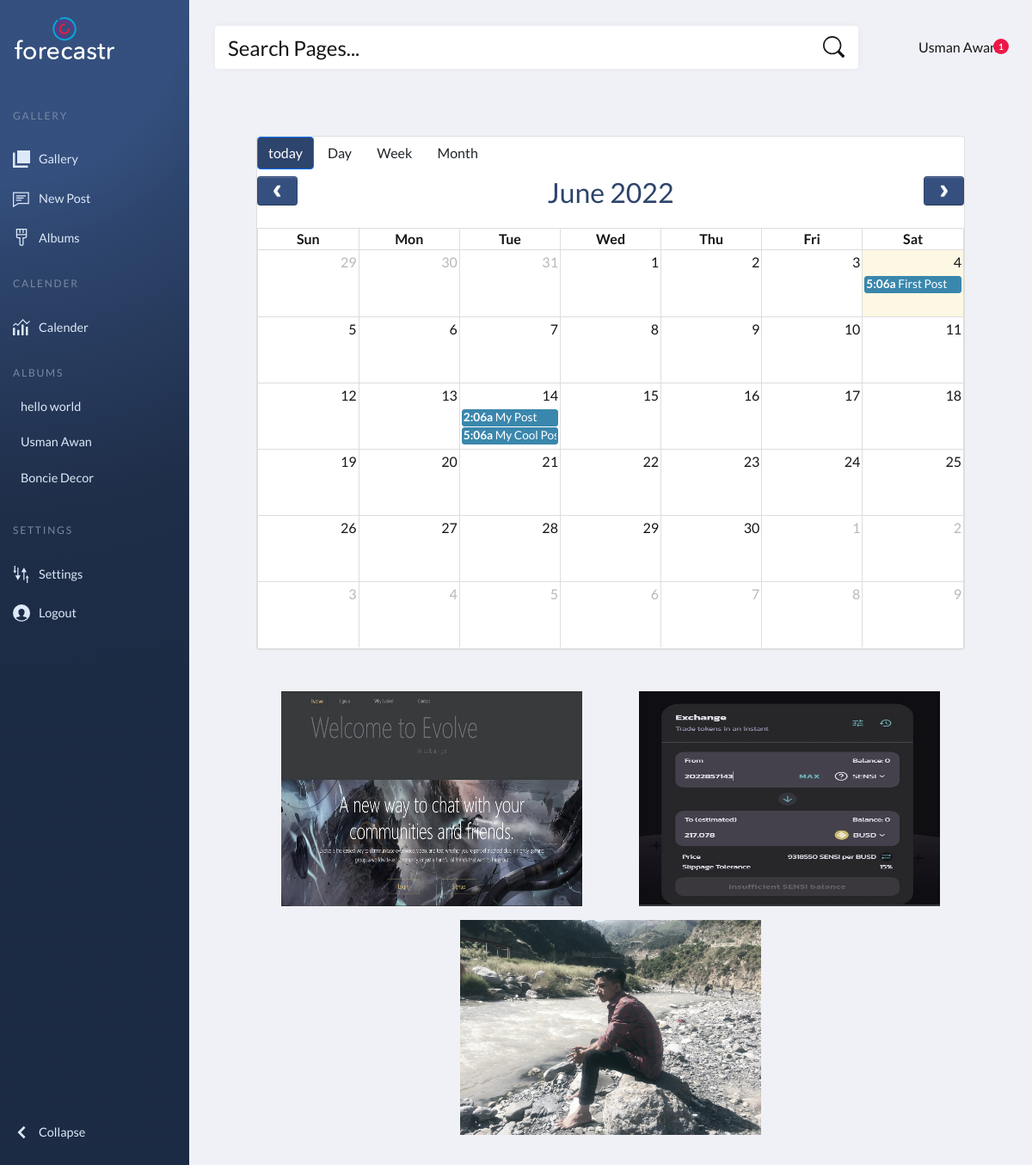
Page /calender/general/ (signed in) on the earlier database version.
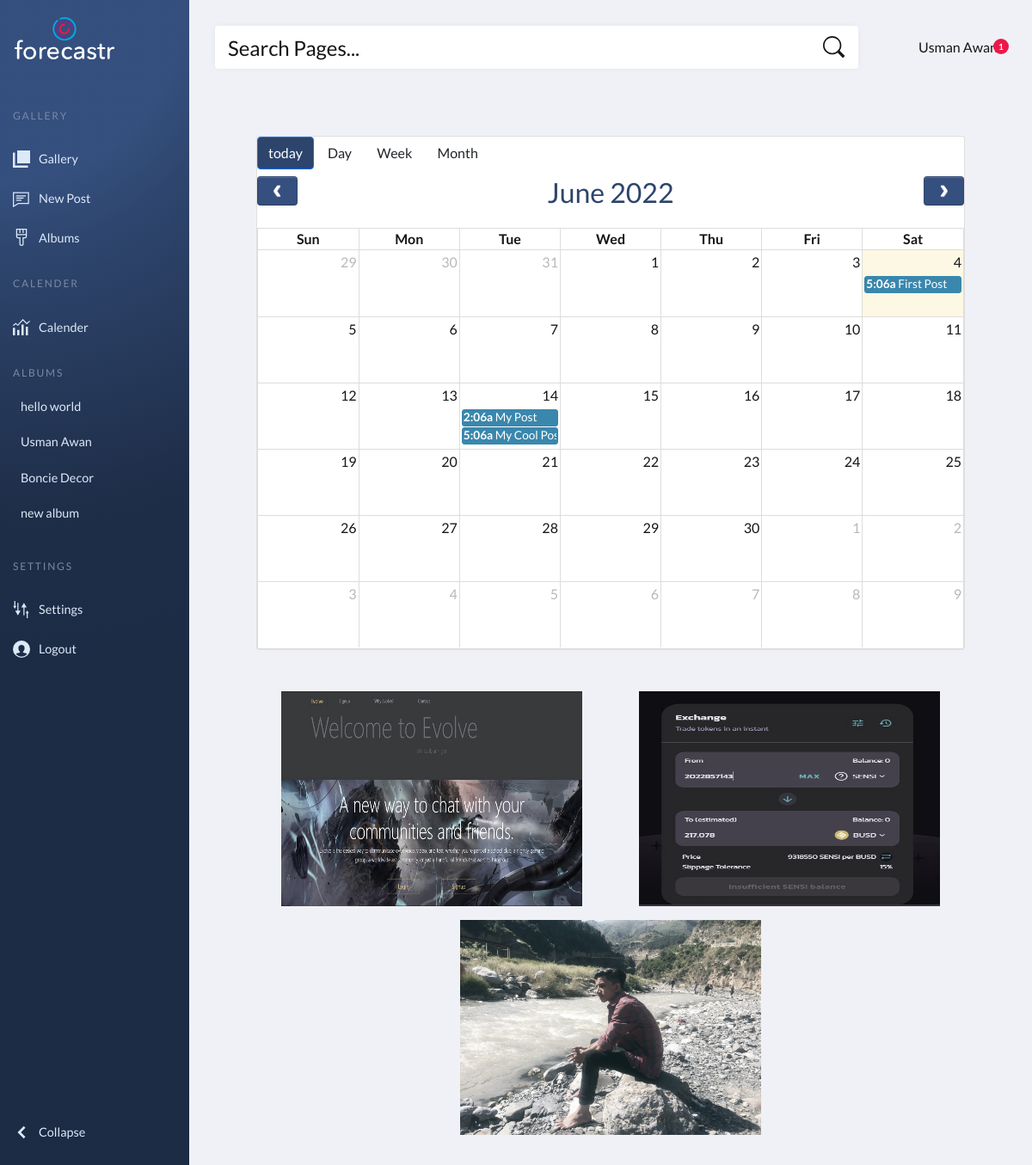
Same page on the later database version.
### contentGallery/models.py (models this page shows, shortened)
class PostAlbum(models.Model):
    client = models.ForeignKey(Client, null=True, on_delete= models.SET_NULL, related_name='client_albums')
    posts = models.ManyToManyField(UserPost)
    name = models.CharField(max_length=128, blank=False)

### content_libraries/models.py (models this page shows, shortened)
class UserPost(models.Model):
    client = models.ForeignKey(Client, null=True, on_delete= models.SET_NULL, related_name='client_posts')
    platform = models.CharField(choices=PlatformChoice.choices, default=PlatformChoice.FACEBOOK, max_length=128)
    title = models.CharField(max_length=200, null=True, blank=True)
    picture = models.ImageField(null=True, blank=True)
    description = models.TextField(blank=True, null=True)
    location = models.CharField(max_length=500, blank=True, null=True)
    lat = models.FloatField(default=0)
    lng = models.FloatField(default=0)
    timeCreated = models.TimeField(auto_now_add=True)
    dateCreated = models.DateField(auto_now_add=True)
    dateToBuy = models.DateTimeField(default=datetime.now)

### calenders/views.py (the view, shortened to what this page needs)
# urls.py: path('general/', views.general, name="generalCalender"),
@login_required(login_url="login")
def general(request):
    user = request.user
    client = user.client
    clientAlbums = client.client_albums.all()
    currentDate = datetime.date.today()
    posts = getUserMonthPosts(request, currentDate)
    context = {
        'posts': posts,
        "date" : currentDate,
        'user': user,
        'albums': clientAlbums
        }
    return render(request,"calenders/calenderListing.html",context)

### utilaties/views.py (called while the page is built)
def getMonths(date):
    currentMonth = int(date.strftime("%m"))
    currentYear = int(date.strftime("%Y"))
    thisMonthDate = datetime.date(year=currentYear,month=currentMonth,day=1)
    nextMonthDate = datetime.date(year=currentYear,month=(currentMonth+1),day=1)
    return thisMonthDate, nextMonthDate

def getUserMonthPosts(request, date):
    user = request.user.client
    thisMonthDate, nextMonthDate = getMonths(date)
    products = user.client_posts.all().filter(dateToBuy__gte=thisMonthDate,dateToBuy__lt=nextMonthDate)
    return products

### calenders/templates/calenders/calenderListing.html (shortened to what this page needs)
{%  extends 'utilaties/dashboard.html' %}
{% load static %}
{% block cssStyles %}
<link rel="stylesheet" href="{% static '/vendor/fullcalendar/fullcalendar.min.css' %}">
<link rel="stylesheet" href="{% static 'vendor/photoswiper/photoswipe.css' %}">
<link rel="stylesheet" href="{% static 'css/contentGallery/main.css' %}">
{% endblock cssStyles %}
{% block content %}
<section>
    <div class="container p-5">
        <div class="card">
            <div class="row">
                <div class="col-12">
                    <div class="body">
                        <button class="btn btn-primary btn-round waves-effect" id="change-view-today">today</button>
                        <button class="btn btn-default btn-simple btn-round waves-effect" id="change-view-day" >Day</button>
                        <button class="btn btn-default btn-simple btn-round waves-effect" id="change-view-week">Week</button>
                        <button class="btn btn-default btn-simple btn-round waves-effect" id="change-view-month">Month</button>
                        <div id="calendar" class="mt-2" style="width: 100%; display: inline-block;"></div>
                    </div>
                </div>
            </div>
        </div>
    </div>
</section>
<section>
    <div class="container">
        <div class="pswp-gallery pswp-gallery--single-column d-flex flex-wrap justify-content-evenly align-items-center" id="gallery--getting-started">
            {% for userPost in posts %}
                <div class="picture-sm">
                    <div class="mb-2">
                        <a href="{{userPost.picture.url}}"
                            {% if userPost.picture.width > 1500 %}
                                data-pswp-width=1500px
                            {% else %}
                                data-pswp-width={{userPost.picture.width}}px
                            {% endif %}
                            data-pswp-height={{userPost.picture.height}}px
                            data-cropped="true" target="_blank">
                            <figure>
                            <img src="{{userPost.picture.url}}" width=350 height = 250  alt="" />
                        </figure>
                        </a>
                    </div>
                </div>
            {% endfor %}
        </div>
    </div>
</section>
{% endblock content %}

### utilaties/templates/utilaties/dashboard.html (shortened to what this page needs)
{% load static %}
<!DOCTYPE html>
<html lang="en">
<head>
    <link href="https://cdn.jsdelivr.net/npm/bootstrap@5.0.2/dist/css/bootstrap.min.css" rel="stylesheet">
    <link rel="stylesheet" href="{% static 'css/SocialHub/main.css' %}">
    {% block cssStyles %}
    {% endblock cssStyles %}
    <link href="https://cdnjs.cloudflare.com/ajax/libs/toastr.js/2.1.1/toastr.min.css" rel="stylesheet" media="all">
</head>
<body>
    <header class="page-header">
        <nav>
            <a href="#0" aria-label="forecastr logo" class="logo">
                <svg width="140" height="49">
                    <use xlink:href="#logo"></use>
                </svg>
            </a>
            <ul class="admin-menu">
                <li class="menu-heading">
                    <h3>Gallery</h3>
                </li>
                <li>
                    <a href="{% url 'gallery' %}">
                        <svg>
                            <use xlink:href="#pages"></use>
                        </svg>
                        <span>Gallery</span>
                    </a>
                </li>
                <li>
                    <a href="{% url 'facebookPost' %}">
                        <svg>
                            <use xlink:href="#comments"></use>
                        </svg>
                        <span>New Post</span>
                    </a>
                </li>
                <li>
                    <a href="{% url 'albums' %}">
                        <svg>
                            <use xlink:href="#appearance"></use>
                        </svg>
                        <span>Albums</span>
                    </a>
                </li>
                <li class="menu-heading">
                    <h3>Calender</h3>
                </li>
                <li>
                    <a href="{% url 'generalCalender' %}">
                        <svg>
                            <use xlink:href="#charts"></use>
                        </svg>
                        <span>Calender</span>
                    </a>
                </li>
                <li class="menu-heading">
                    <h3>Albums</h3>
                </li>
                {% for album in albums %}
                    <form id="{{album.id}}" action="{% url 'gallery' %}" method="POST">
                        <a onclick="document.getElementById('{{album.id}}').submit();">
                            <li class="ms-4" style="cursor: pointer;"> {{album.name}}</li>
                        </a>
                    </form>
                {% endfor %}
                <li class="menu-heading">
                    <h3>Settings</h3>
                </li>
                <li>
                    <a href="{% url 'profile' %}">
                        <svg>
                            <use xlink:href="#settings"></use>
                        </svg>
                        <span>Settings</span>
                    </a>
                </li>
                <li>
                    <a href="{% url 'logout' %}">
                        <svg>
                            <use xlink:href="#users"></use>
                        </svg>
                        <span>Logout</span>
                    </a>
                </li>
                <li>
                    <button class="collapse-btn" aria-expanded="true" aria-label="collapse menu">
                        <svg aria-hidden="true">
                            <use xlink:href="#collapse"></use>
                        </svg>
                        <span>Collapse</span>
                    </button>
                </li>
            </ul>
        </nav>
    </header>
    <section class="page-content">
        <section class="search-and-user">
            <form>
                <input type="search" placeholder="Search Pages...">
                <button type="submit" aria-label="submit form">
                    <svg aria-hidden="true">
                        <use xlink:href="#search"></use>
                    </svg>
                </button>
            </form>
            <div onclick="navToAccount()" style="cursor: pointer;" class="admin-profile">
                <span class="greeting">{{user.first_name}}  {{user.last_name}}</span>
                <div class="notifications">
                    <span class="badge">1</span>
                </div>
            </div>
        </section>
        {% block content %}
        {% endblock content %}
    </section>
</body>
</html>

### static/css/SocialHub/main.css (style rules this page uses)
:root { --page-header-bgColor: #2d446c; --page-header-bgColor-hover: #1d2636; --page-header-txtColor: #dde9f8; --page-header-headingColor: #7889a4; --page-header-width: 220px; --page-content-bgColor: #f0f1f6; --page-content-txtColor: #171616; --page-content-blockColor: #fff; --white: #fff; --black: #333; --blue: #00b9eb; --red: #ec1848; --border-radius: 4px; --box-shadow: 0 0 10px -2px rgba(0, 0, 0, 0.075); --switch-bgLightModeColor: #87cefa; --switch-sunColor: gold; --switch-moonColor: #f4f4f4; --switch-bgDarkModeColor: #1f1f27; }
* { padding: 0; margin: 0; box-sizing: border-box; }
ul { list-style: none; }
.bg-primary, .btn-primary { background-color: #2d446c !important; }
a, button { color: inherit; }
a { text-decoration: none; }
button { background: none; cursor: pointer; }
input { -webkit-appearance: none; }
button, input { border: none; }
svg { display: block; }
body { font: 16px/1.5 "Lato", sans-serif; }
.page-header { position: fixed; top: 0; left: 0; right: 0; bottom: 0; overflow: auto; padding-top: 20px; width: var(--page-header-width); color: var(--page-header-txtColor); background: radial-gradient(650px circle at 0% 0%, hsl(218, 41%, 35%) 33%, hsl(218, 41%, 30%) 47%, hsl(218, 41%, 20%) 92%, hsl(218, 41%, 19%) 126%); }
.page-header nav { display: flex; flex-direction: column; min-height: 100%; }
.page-header .logo { display: block; margin: 0 15px; }
.page-header .logo svg { max-width: 120px; fill: var(--white); }
.page-header .admin-menu { display: flex; flex-direction: column; flex-grow: 1; margin-top: 35px; padding-left: 0px; }
.page-header .admin-menu li:nth-last-child(2) { margin-bottom: 35px; }
.page-header .admin-menu li:last-child { margin-top: auto; margin-bottom: 20px; }
.page-header .admin-menu li>* { width: 100%; padding: 12px 15px; }
.page-header .admin-menu .menu-heading h3 { text-transform: uppercase; letter-spacing: 0.15em; font-size: 12px; margin-top: 12px; color: var(--page-header-headingColor); }
.page-header .admin-menu svg { width: 20px; height: 20px; fill: var(--page-header-txtColor); margin-right: 10px; }
.page-header .admin-menu a, .page-header .admin-menu button { display: flex; align-items: center; font-size: 0.9rem; }
.page-content { position: relative; left: var(--page-header-width); width: calc(100% - var(--page-header-width)); min-height: 100vh; padding: 30px; color: var(--page-content-txtColor); background: var(--page-content-bgColor); }
.search-and-user { display: grid; grid-template-columns: 1fr auto; grid-column-gap: 50px; align-items: center; background: var(--page-content-bgColor); margin-bottom: 30px; }
.search-and-user form { position: relative; }
.search-and-user [type="search"] { width: 100%; height: 50px; font-size: 1.5rem; padding-left: 15px; background: var(--page-content-blockColor); color: var(--white); border-radius: var(--border-radius); box-shadow: var(--box-shadow); }
.search-and-user ::placeholder { color: var(--page-content-txtColor); }
.search-and-user form svg { width: 26px; height: 26px; fill: var(--page-content-txtColor); }
.search-and-user form button { position: absolute; top: 50%; right: 15px; transform: translateY(-50%); }
.search-and-user .admin-profile { display: flex; align-items: center; }
.search-and-user .admin-profile .greeting { margin: 0 10px 0 20px; }
.search-and-user .admin-profile .notifications { position: relative; }
.search-and-user .admin-profile .badge { display: flex; align-items: center; justify-content: center; position: absolute; top: -10px; right: -3px; width: 18px; height: 18px; border-radius: 50%; font-size: 10px; color: var(--white); background: var(--red); }

### static/css/contentGallery/main.css (style rules this page uses)
.pswp-gallery .picture-sm figure img { -webkit-transform: scale(1); transform: scale(1); -webkit-filter: grayscale(60%); filter: grayscale(60%); -webkit-transition: .3s ease-in-out; transition: .3s ease-in-out; }
.pswp-gallery .picture-sm figure { position: relative; }
.pswp-gallery .picture-sm figure::before { position: absolute; top: 50%; left: 50%; z-index: 2; display: block; content: ''; width: 0; height: 0; background: #ffffff19; border-radius: 100%; -webkit-transform: translate(-50%, -50%); transform: translate(-50%, -50%); opacity: 0; }

Differences in the rows shown:
added PostAlbum: name "new album"
